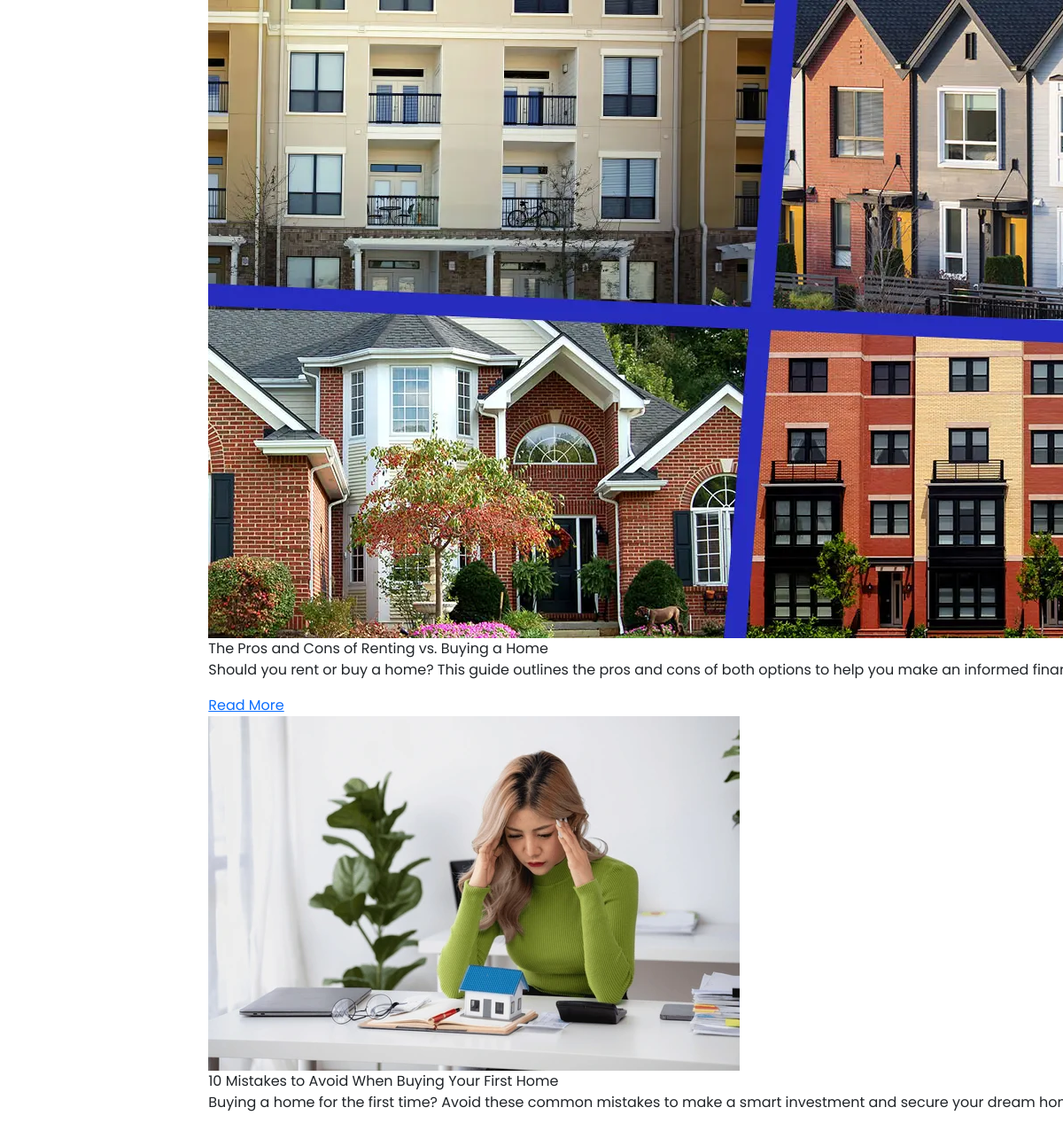
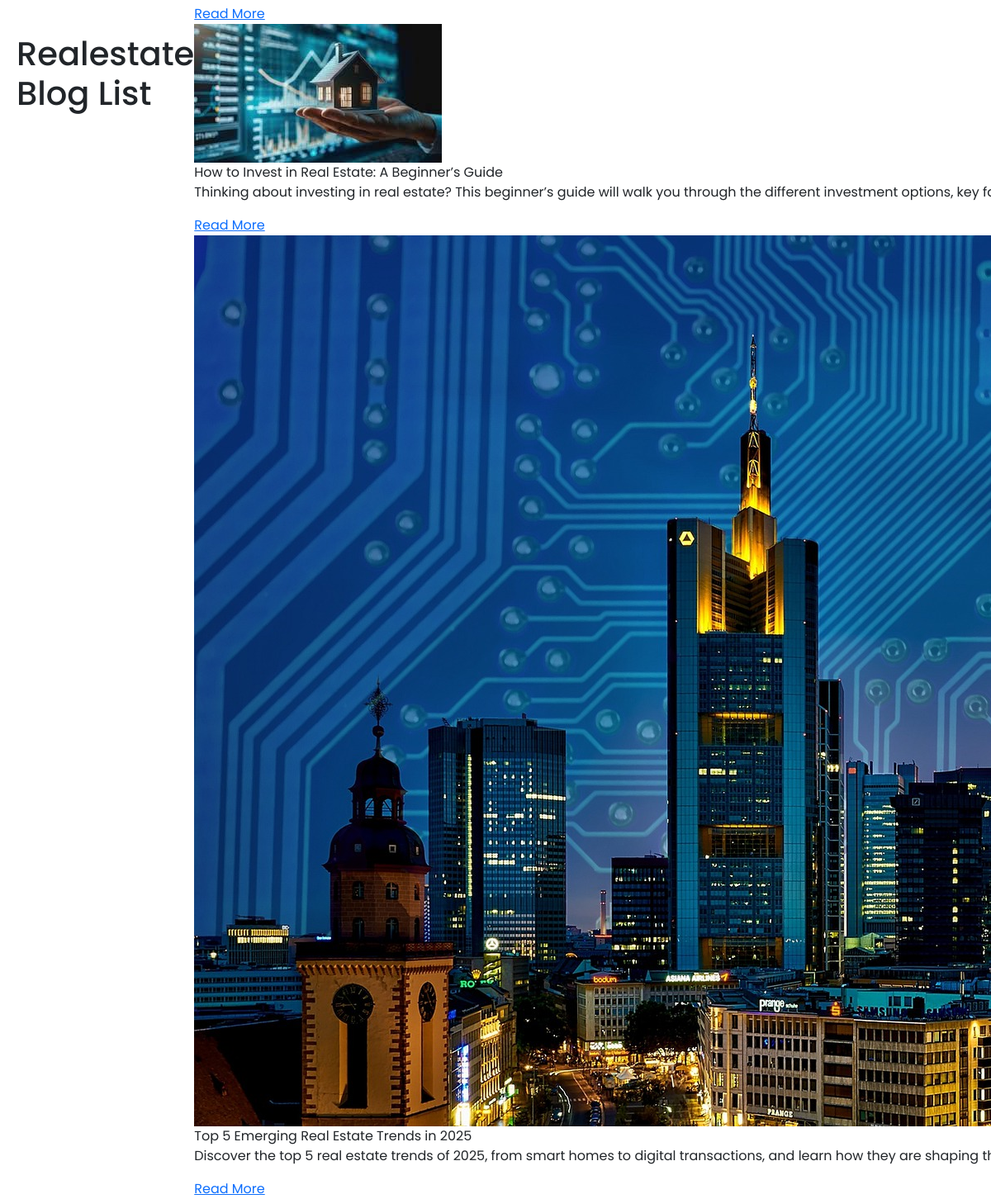
The page /blog/realestate/ on the database as committed earlier (2 pictures, top to bottom).
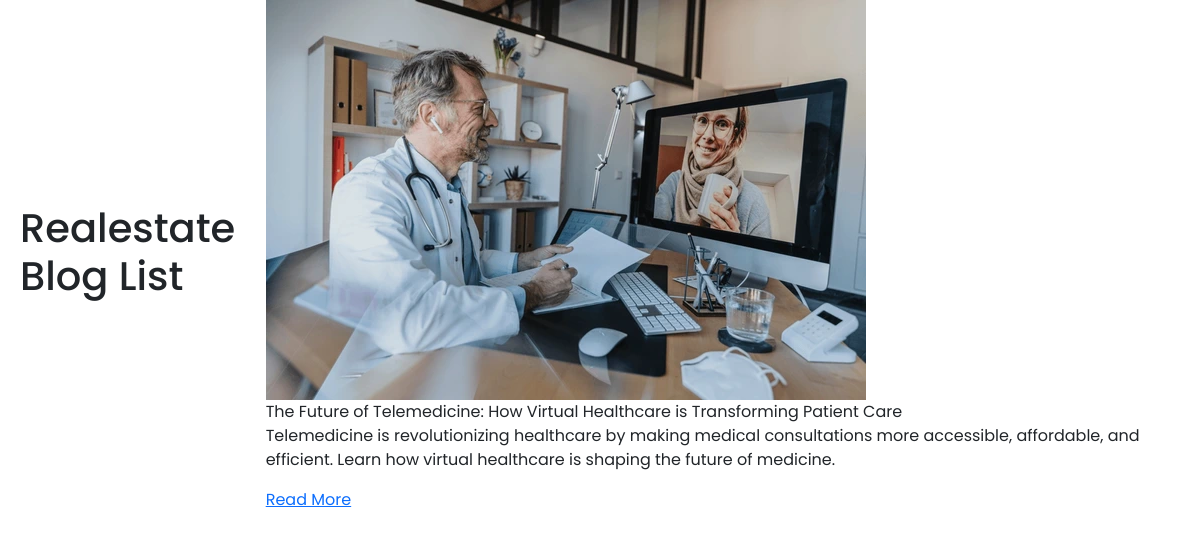
The same page on the database as committed later.
### blog/models.py (models this page shows, shortened)
class Blog(models.Model):
    BLOG_TYPE_CHOICES = [
        ('commerce', 'commerce'),
        ('energy', 'energy'),
        ('esports', 'esports'),
        ('fintech', 'fintech'),
        ('healthcare', 'healthcare'),
        ('realestate', 'realestate'),
        ('tour', 'tour'),
    ]
    title = models.CharField(max_length=255)
    slug = models.SlugField(unique=False, blank=True)
    image = models.ImageField(upload_to="blog/images/blog_images")
    content = models.TextField()
    short_description = models.CharField(max_length=200, blank=True, null=True)
    category = models.CharField(max_length=100)
    published_date = models.DateTimeField(auto_now_add=True)
    author = models.CharField(max_length=100, default="Unknown Author")
    author_description = models.TextField(default="No description available.")
    author_image = models.ImageField(
    upload_to='blog/images/author_images/',
    default='blog/images/author_images/default_author_image.png',
    blank=True, null=True
    )
    active = models.BooleanField(default=True)
    tags = models.ManyToManyField(Tag, blank=True)
    blog_type = models.CharField(
        max_length=20, choices=BLOG_TYPE_CHOICES, default='healthcare'
    )  # Default value corrected

### blog/views.py (the view)
# urls.py: path("realestate/", views.blog_list, {"blog_type": "realestate"}, name="realestate_blog_list"),
def blog_list(request, blog_type=None):
    if blog_type not in dict(Blog.BLOG_TYPE_CHOICES).keys():
        messages.error(request, 'Invalid blog type!')
        return redirect('blog:form')
    blogs = Blog.objects.filter(active=True, blog_type=blog_type).order_by("-published_date")
    for blog in blogs:
        if not blog.slug or not slugify(blog.slug):
            blog.slug = slugify(blog.title)
            blog.save()
    return render(request, f'{blog_type}_blog_list.html', {
        "blogs": blogs,
        "blog_type": blog_type
    })

### blog/templates/realestate_blog_list.html (shortened to what this page needs)
{% load static %}
<!DOCTYPE html>
<html lang="en">
<head>
    <link href="https://cdn.jsdelivr.net/npm/bootstrap@5.3.0-alpha1/dist/css/bootstrap.min.css" rel="stylesheet">
    <link rel="stylesheet" href="{% static 'css/styles.css' %}">
</head>
<body>
    <div class="container">
        <h1 class="page-title">Realestate Blog List</h1>
        <div class="blog-grid">
            {% for blog in blogs %}
            <div class="blog-card">
                <div class="blog-image">
                    {% if blog.image %}
                        <img src="{{ blog.image.url }}" alt="{{ blog.title }}" class="blog-img">
                    {% else %}
                        <img src="{% static 'images/default_blog_image.jpg' %}" alt="{{ blog.title }}" class="blog-img">
                    {% endif %}
                    <div class="blog-title">{{ blog.title }}</div>
                </div>
                <div class="blog-content">
                    <p class="blog-text">{{ blog.short_description|default:blog.content|truncatewords:30|safe }}</p>
                    <a href="{% url 'realestate_blog_detail' blog.slug %}" class="read-more" aria-label="Read more about {{ blog.title }}">Read More</a>
                </div>
            </div>
            {% endfor %}
        </div>
    </div>
</body>
</html>

### static/css/styles.css (style rules this page uses)
:root { --green: #19AF62; }
* { margin: 0; padding: 0; box-sizing: border-box; }
html, body { max-width: 100%; overflow-x: hidden; }
body { font-family: 'Poppins', sans-serif; background-image: url('../images/backdrop.jpg'); background-position: bottom; scroll-behavior: smooth; overflow-x: hidden; width: 100%; margin: 0; padding: 0; }
.container { display: flex; justify-content: space-between; align-items: center; width: 100%; max-width: 1440px; margin: 0 auto; padding: 0 20px; }
.container , .slide-container , .section-selector , .card , .card-topic , .card-container , .grow, .success-container, .footer { max-width: 1500px; }
body { justify-content: center; justify-items: center; }

Rows that differ between the two databases and show on the page:
removed Blog: image (picture), title "The Pros and Cons of Renting vs. Buying a Home", short_description "Should you rent or buy a home? This guide outlines the pros and cons of both options to help you make an informed…"
removed Blog: image (picture), title "10 Mistakes to Avoid When Buying Your First Home", short_description "Buying a home for the first time? Avoid these common mistakes to make a smart investment and secure your dream…"
removed Blog: image (picture), title "How to Invest in Real Estate: A Beginner’s Guide", short_description "Thinking about investing in real estate? This beginner’s guide will walk you through the different investment options, key…"
removed Blog: image (picture), title "Top 5 Emerging Real Estate Trends in 2025", short_description "Discover the top 5 real estate trends of 2025, from smart homes to digital transactions, and learn how they are shaping…"
added Blog: image (placeholder picture), title "The Future of Telemedicine: How Virtual Healthcare is Transforming Patient Care", short_description "Telemedicine is revolutionizing healthcare by making medical consultations more accessible, affordable, and efficient. Learn how virtual healthcare is shaping the future of medicine."
